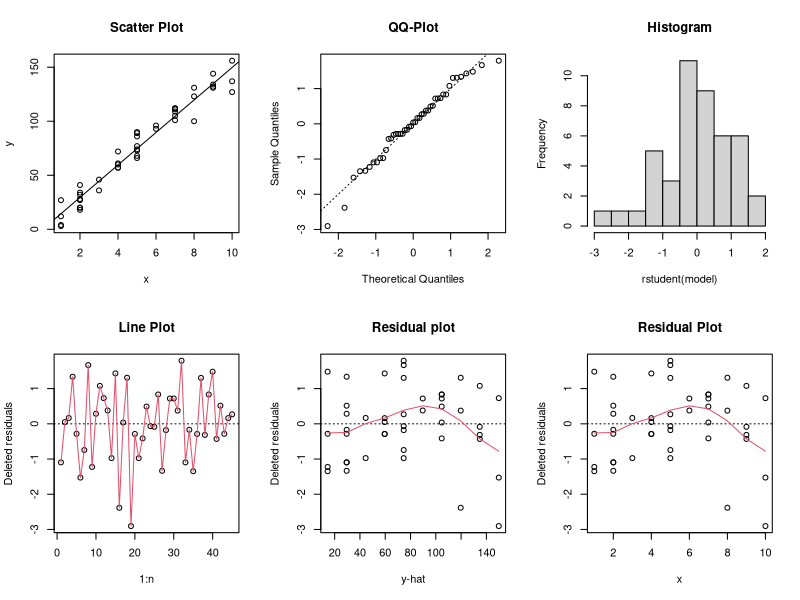
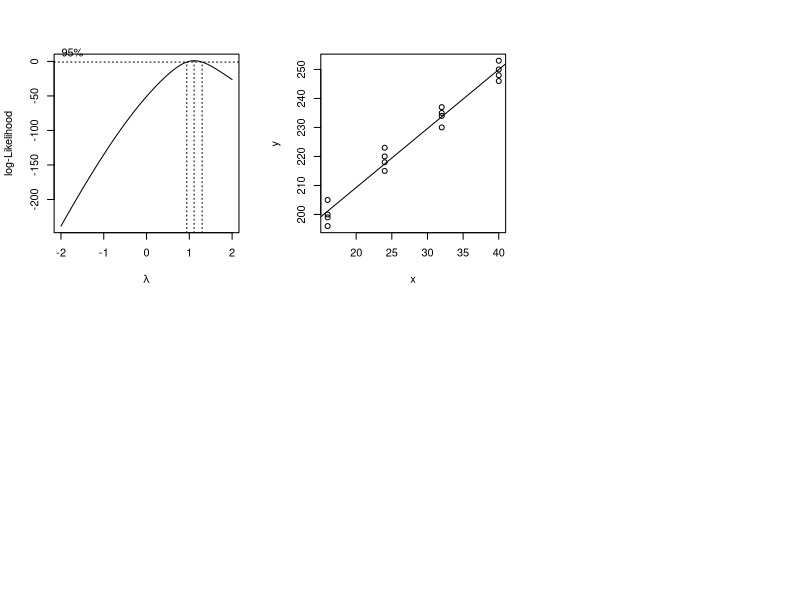

Generate these figures, in order, with R:
## ---- chunk 1
knitr::opts_chunk$set(echo = TRUE)
## ---- chunk 2
d <- read.table("HW4Problem2.txt", header = TRUE)

model <- lm(RentalRates~Age+OperatingExpense+VacancyRates+SquareFootage, data = d)
summary(model)

## ---- chunk 3
r_model.1 <- lm(RentalRates~OperatingExpense+SquareFootage, data = d)
## ---- chunk 4
#Shortcut
anova(r_model.1, model)
## ---- chunk 5
r_model.2 <- lm(RentalRates~Age+OperatingExpense+SquareFootage, data = d)
## ---- chunk 6
#Shortcut
anova(r_model.2, model)
## ---- chunk 7
model_t1 <- lm(RentalRates~Age+OperatingExpense+SquareFootage+VacancyRates, data = d)

anova(model_t1)
## ---- chunk 8
x.h <- data.frame(Age = c(5,6,14,12), OperatingExpense = c(8.25, 8.5, 11.5, 10.25), VacancyRates = c(0, 0.23, 0.11, 0), SquareFootage = c(250000, 270000, 300000, 310000))

predict(model, x.h, interval = "confidence", level = 1 - 0.5/4)
## ---- chunk 9
d_2 <- read.table("HW4Problem3.txt", header = TRUE)

model <- lm(y~x, data = d_2)
summary(model)

## ---- chunk 10
n <- length(d_2[,1])

par(mfrow=c(2,3))

plot(d_2$x,d_2$y, main="Scatter Plot", xlab = "x", ylab = "y")
abline(a =  -0.5802, b = 15.0352)

qqnorm(rstudent(model), main = "QQ-Plot")
abline(a=0, b=1,lty=3)

hist(rstudent(model), main = "Histogram")

plot(1:n, rstudent(model), main = "Line Plot", ylab="Deleted residuals")
abline(h = 0, lty = 3)
lines(1:n,rstudent(model),col=2)

plot(predict(model), rstudent(model), main= "Residual plot", xlab = "y-hat", ylab = "Deleted residuals")
abline(h = 0, lty = 3)
lines(supsmu(predict(model), rstudent(model)), col=2)

plot(d_2$x, rstudent(model), main = "Residual Plot", xlab = "x", ylab = "Deleted residuals")
abline(h = 0, lty = 3)
lines(supsmu(d_2$x, rstudent(model)), col = 2)

## ---- chunk 11

library(MASS)
x <- d_2$x
y <- d_2$y
bac.box <-  boxcox(y~x)
bac.lambda <-  bac.box$x[which(bac.box$y==max(bac.box$y))]
bac.lambda

## ---- chunk 12
d_3 <- read.table("1_22.txt")

x <- d_3$V2
y <- d_3$V1
n <- length(y)
c <- 4

sse.R <- anova(lm(y~x))[[2]][2]
fac.x <- factor(x)
sse.F <- anova(lm(y~fac.x))[[2]][2]
f.calc <- ((sse.R - sse.F)/(c-2))/(sse.F/(n-c))
f.calc
1-pf(f.calc, c-2, n-c)
## ---- chunk 13
plot(x, y)
abline(lm(y~x))
